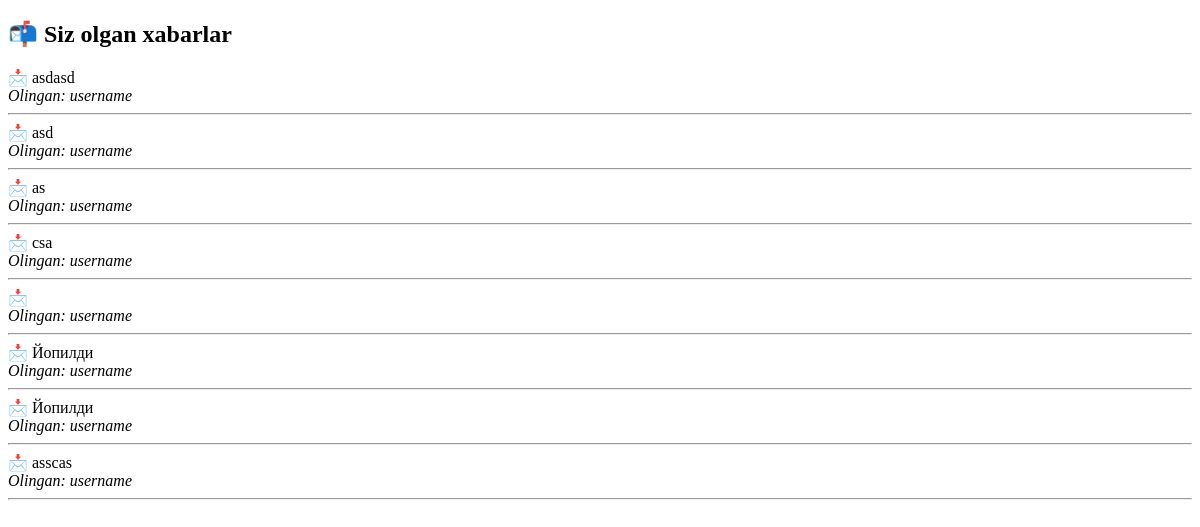
The app's page /my-messages/ (signed in), older data.
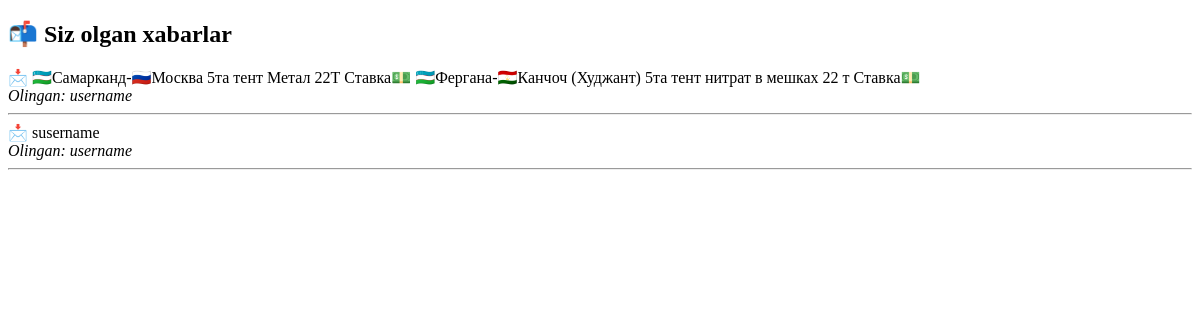
The same page, newer data.
### account/models.py (models this page shows, shortened)
class MessageUser(models.Model):
    text = models.TextField()
    taken_by = models.ForeignKey(User, null=True, blank=True, on_delete=models.SET_NULL)
    created_at = models.DateTimeField(auto_now_add=True)

class User(models.Model):
    username = models.CharField(max_length=100, unique=True)
    password = models.CharField(max_length=255)
    def __str__(self):
        return self.username

### account/views.py (the view)
# urls.py: path('my-messages/', views.my_messages_view, name='my_messages'),
def my_messages_view(request):
    user_id = request.session.get('user_id')
    if not user_id:
        return redirect('login')
    my_messages = MessageUser.objects.filter(taken_by_id=user_id).order_by('-created_at')
    return render(request, 'my_messages.html', {'messages': my_messages})

### templates/my_messages.html (shortened to what this page needs)
<!DOCTYPE html>
<html lang="en">
<head>
</head>
<body>
    <h2>📬 Siz olgan xabarlar</h2>
    {% for msg in messages %}
        <div>
            📩 {{ msg.text }}<br>
            <i>Olingan: {{ msg.taken_by }}</i>
        </div>
        <hr>
    {% empty %}
        <p>Hozircha sizda xabarlar yo‘q.</p>
    {% endfor %}
</body>
</html>

Row changes from the older to the newer data that the page shows:
removed MessageUser: text "asdasd", taken_by "username"
removed MessageUser: text "asd", taken_by "username"
removed MessageUser: text "as", taken_by "username"
removed MessageUser: text "csa", taken_by "username"
removed MessageUser: taken_by "username"
removed MessageUser: text "Йопилди", taken_by "username"
removed MessageUser: text "Йопилди", taken_by "username"
removed MessageUser: text "asscas", taken_by "username"
added MessageUser: text "🇺🇿Самарканд-🇷🇺Москва 5та тент Метал 22Т Ставка💵 🇺🇿Фергана-🇹🇯Канчоч (Худжант) 5та тент нитрат в мешках 22 т Ставка💵", taken_by "username"
added MessageUser: text "susername", taken_by "username"
